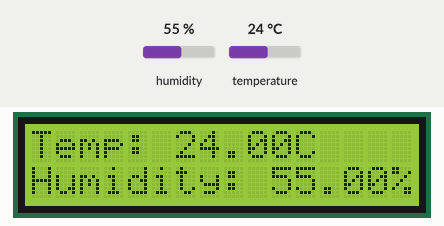
This sketch was run on a simulated ESP32. On the bench: 16×2 character LCD. The test bench sets the inputs (shaded band); at power-on: humidity 55 %, temperature 24 °C. What the sketch prints to the serial monitor is not drawn.

Above: at 9.3 s.
9.4 s: humidity set to 22 %
At 11.3 s:
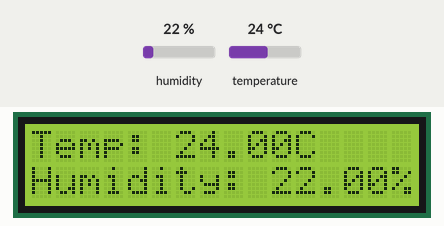
12.0 s: temperature set to 12 °C
At 13.0 s:
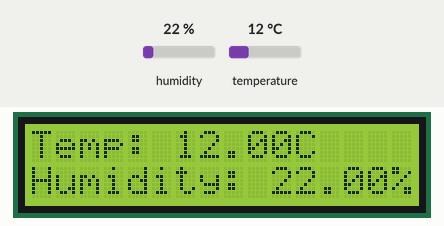
14.6 s: humidity set to 40 %
At 17.4 s:
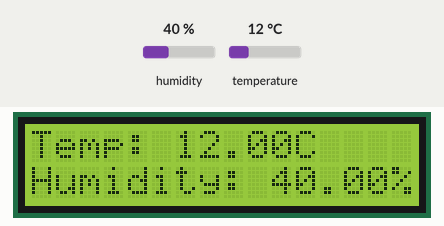
17.7 s: temperature set to 19 °C
At 19.1 s:
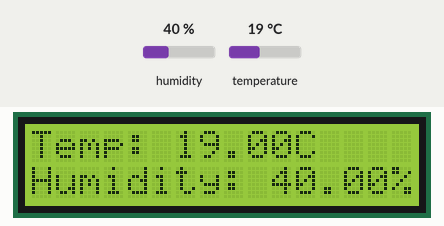
Timing chart, 0 to 20.7 s (numbered marks = the images above; inputs shaded):
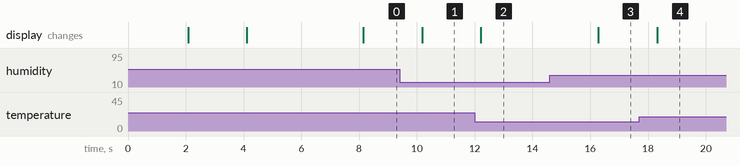

Measured:
- after the input at 9.4 s, the display: changes after 0.78 s (image 1)
- after the input at 12.0 s, the display: changes after 0.22 s (image 2)
- after the input at 14.6 s, the display: changes after 1.7 s (image 3)
- after the input at 17.7 s, the display: changes after 0.62 s (image 4)

The sketch:

dht22_lcd_display.ino
```cpp
#include <Wire.h>
#include <LiquidCrystal_I2C.h>
#include <Adafruit_Sensor.h>
#include <DHT.h>


#define DHTPIN 25
#define DHTTYPE DHT22
DHT dht(DHTPIN, DHTTYPE);

LiquidCrystal_I2C lcd(0x27, 16, 2);

void setup() {
    Serial.begin(115200);

    dht.begin();
    delay(2000);

    lcd.init();
    lcd.backlight();

    lcd.setCursor(0, 0);
    lcd.print(F("Hello Everyone!"));
    delay(2000);

    lcd.clear();
    lcd.setCursor(0, 0);
    lcd.print(F("Measuring Temp"));
    lcd.setCursor(0, 1);
    lcd.print(F("and Humidity"));
    delay(4000);
    lcd.clear();
}

void loop() {
    float humidity = dht.readHumidity();
    float temperature = dht.readTemperature();

    if (isnan(temperature) || isnan(humidity)) {
        Serial.println("Failed to read from DHT22 sensor!");
        lcd.clear();
        lcd.setCursor(0, 0);
        lcd.print(F("Sensor Error!"));
        delay(2000);
        return;
    }

    Serial.print(F("Temperature: "));
    Serial.print(temperature);
    Serial.println(F("°C"));

    Serial.print(F("Humidity: "));
    Serial.print(humidity);
    Serial.println(F("%"));

    lcd.clear();
    lcd.setCursor(0, 0);
    lcd.print(F("Temp: "));
    lcd.print(temperature);
    lcd.print(F("C"));

    lcd.setCursor(0, 1);
    lcd.print(F("Humidity: "));
    lcd.print(humidity);
    lcd.print(F("%"));

    delay(2000);
}
```
